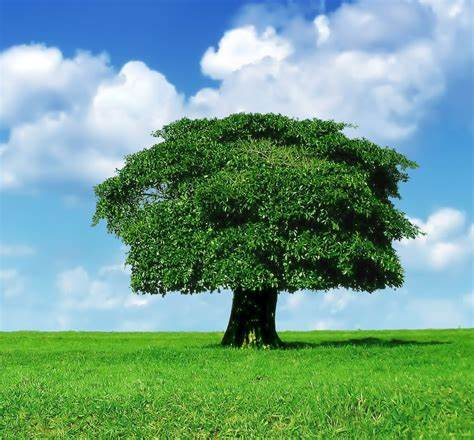
#> input picture asset/Pohon.jpg, 474 x 440 px, found by its file name
$ python Rotasi.py
#> lines starting #> are read from the running program, lines starting #| are printed output that depends on the picture
import cv2
import numpy as np

citra = cv2.imread("asset/Pohon.jpg")
#> citra is the input picture: shape (440, 474, 3); mean B, G, R 138.6, 158.3, 112.1


citra_rotasi = np.zeros_like(citra)

def rotasi(sudut_rotasi, citra):
#> called with sudut_rotasi = 45
    jml_baris = len(citra)
#> jml_baris = 440
    jml_kolom = len(citra[0])
#> jml_kolom = 474
    theta = np.radians(sudut_rotasi)
    pusat_x = jml_kolom // 2
#> pusat_x = 237
    pusat_y = jml_baris // 2
#> pusat_y = 220

    for row in range(jml_baris):
        for col in range(jml_kolom):

            new_col = col - pusat_x
            new_row = row - pusat_y

            original_x = int(pusat_x + (new_col * np.cos(-theta) - new_row*np.sin(-theta)))
            original_y = int(pusat_y + (new_col * np.sin(-theta) + new_row*np.cos(-theta)))

            if 0 <= original_y < jml_baris and 0 <= original_x < jml_kolom :
                citra_rotasi[row,col] = citra[original_y,original_x]
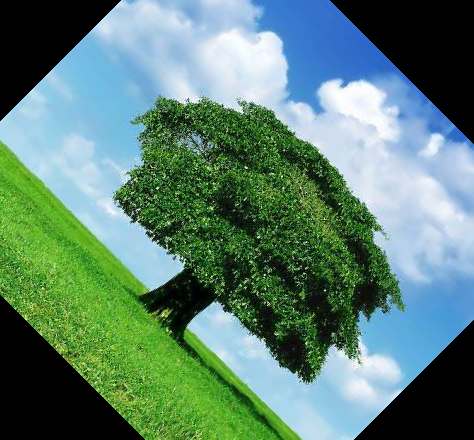
#> citra_rotasi: shape (440, 474, 3); mean B, G, R 115.1, 129.7, 92.9
    return citra_rotasi

def rotasilibrary(sudut_rotasi,citra):
#> called with sudut_rotasi = 55
    jml_baris = len(citra)
#> jml_baris = 440
    jml_kolom = len(citra[0])
#> jml_kolom = 474
    pusat_x = jml_kolom // 2
#> pusat_x = 237
    pusat_y = jml_baris // 2
#> pusat_y = 220
    M = cv2.getRotationMatrix2D((pusat_x,pusat_y),sudut_rotasi,1.0)
#> M = [[0.574, 0.819, -79.15], [-0.819, 0.574, 288]]
    citra_rotasi = cv2.warpAffine(citra,M,(jml_kolom,jml_baris))
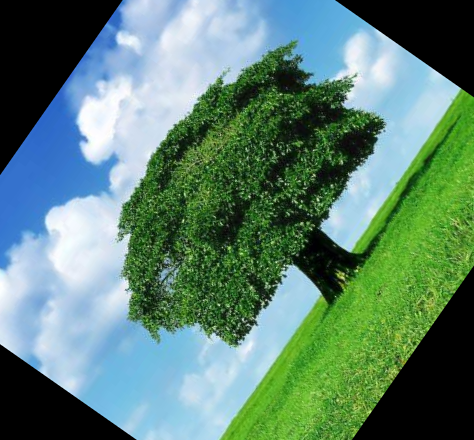
#> citra_rotasi: shape (440, 474, 3); mean B, G, R 114.9, 130.3, 93.3
    return citra_rotasi

gambar_rotasi = rotasi(45,citra)
library_rotasi = rotasilibrary(55,citra)
library = cv2.rotate(citra,cv2.ROTATE_90_CLOCKWISE)
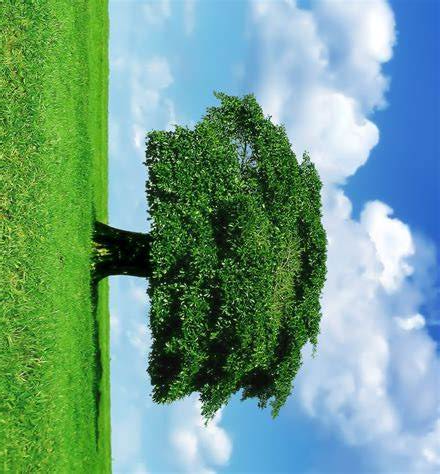
#> library: shape (474, 440, 3); mean B, G, R 138.6, 158.3, 112.1


cv2.imshow("Pohon - Asli", citra)
cv2.imshow("Pohon - Rotasi", gambar_rotasi)
cv2.imshow("Pohon - Rotasi Library", library)
cv2.imshow("Pohon - Rotasi Library1", library_rotasi)
cv2.waitKey()
